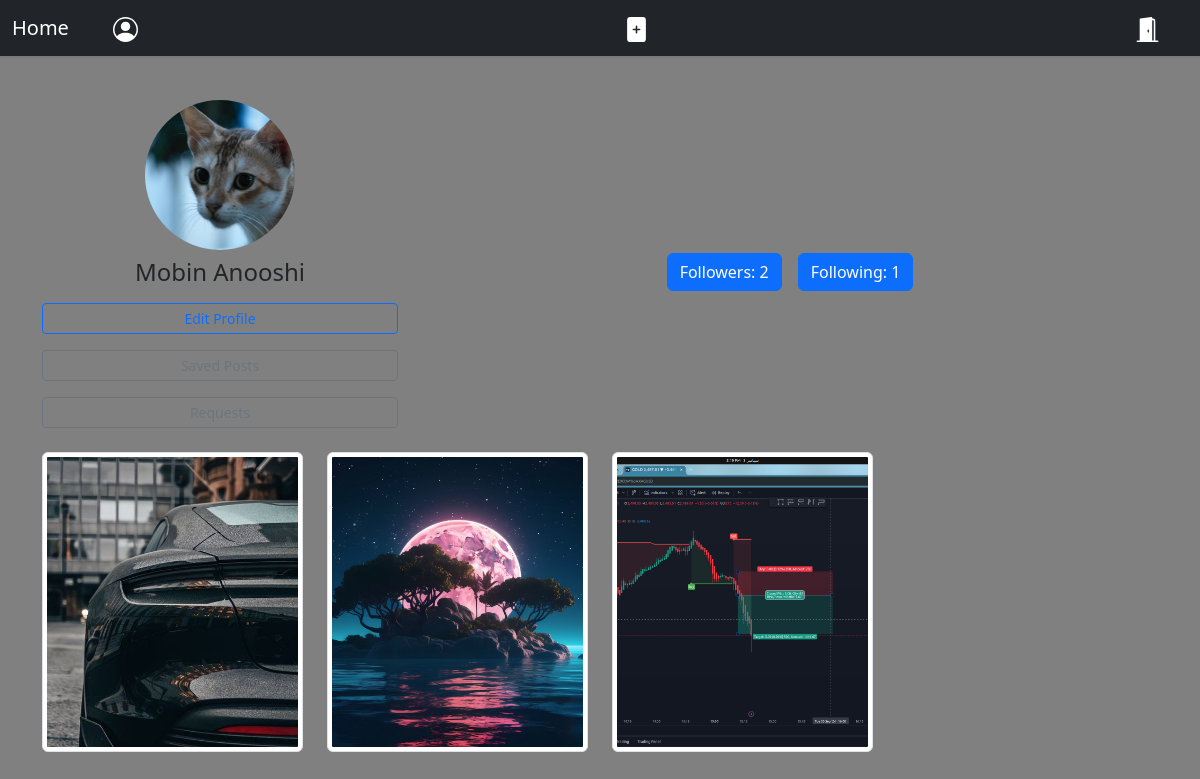
The app's page /accounts/profile/1/ (signed in), older data.
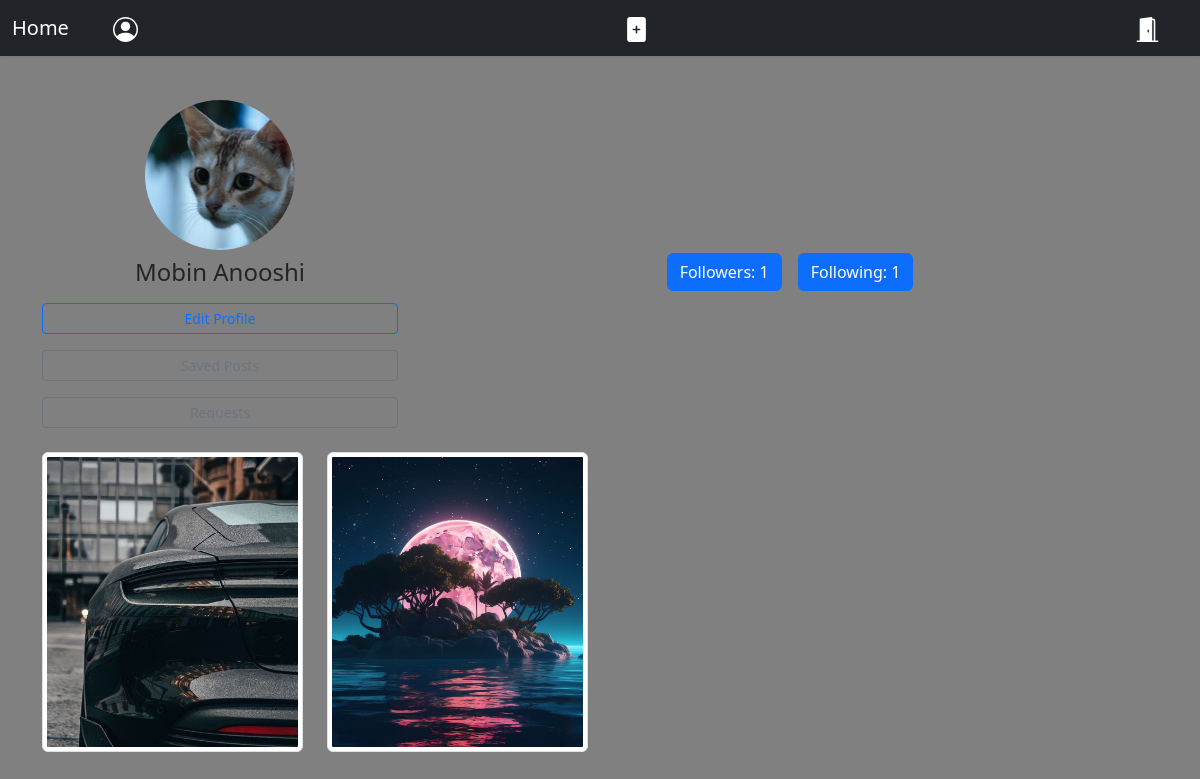
The same page, newer data.
### accounts/models.py (models this page shows, shortened)
class User(AbstractBaseUser):
    username = models.CharField(max_length=200,unique=True)
    profile = models.ImageField(upload_to='profile_image',default='blank-profile-picture.png')
    bio = models.CharField(max_length=300,blank=True ,null=True)
    full_name = models.CharField(max_length=255)
    email = models.EmailField(max_length=255,unique=True)
    is_active = models.BooleanField(default=True)
    is_admin = models.BooleanField(default=False)
    birthday = models.DateField(blank= True ,null=True)
    privet = models.BooleanField(default=False)
    objects = UserManager()
    USERNAME_FIELD = 'username'
    REQUIRED_FIELDS = ['email','full_name']
    def __str__ (self):
        return self.username
    def folowerscount(self):
        return self.followers.count()
    def folowingcount(self):
        return self.following.count()

### home/models.py (models this page shows, shortened)
class Post(models.Model):
    user = models.ForeignKey(User,on_delete=models.CASCADE ,related_name='puser')
    image = models.ImageField(upload_to='post_image')
    caption = models.CharField(max_length=255)
    slug=models.SlugField()
    created = models.DateTimeField(auto_now_add=True)
    updated = models.DateTimeField(auto_now=True)
    def __str__(self) -> str:
        return self.caption

### accounts/views.py (the view)
# urls.py: path('profile/<int:user_id>/',views.UserProfileView.as_view(),name='user_profile'),
class UserProfileView(LoginRequiredMixin,View):
    def get(self,request,user_id):
        user = get_object_or_404(User , pk=user_id)
        follow = Relations.objects.filter(from_user = request.user.id,to_user=user)
        print('-'*99)
        followers = Relations.objects.filter(to_user=user_id)
        following = Relations.objects.filter(from_user=user_id)
        posts = Post.objects.filter(user=user_id)
        re = UserRequest.objects.filter(from_user = request.user.id,to_user=user)
        is_request =False
        if re.exists():
            is_request=True
        is_follow = False
        if follow.exists():
            is_follow=True
        context = {'user':user,
                        'posts':posts,
                        'is_follow':is_follow,
                        'followers':followers,
                        'following':following,
                        'is_request':is_request}
        print(context)
        return render(request , 'accounts/profile.html',context)

### home/models.py (called while the page is built)
    def __str__(self):
        return f'{self.from_user} follow {self.to_user}'

### accounts/templates/accounts/profile.html (shortened to what this page needs)
{% extends "base.html" %}
{% load static %}
{% block extra_headers %}
<link rel="stylesheet" href="{% static 'accounts/css/profile.css' %}">
{% endblock extra_headers %}
{% block content %}
<div class="container my-4">
    <div class="row justify-content-center align-items-center">
        <div class="col-12 col-md-4 text-center mb-3">
            <img src="{{ user.profile.url }}" alt="تصویر پروفایل" class="rounded-circle img-fluid" style="width: 150px; height: 150px; object-fit: cover;">
            <h4 class="mt-2">{{ user.full_name }}</h4>
            {% if request.user.id == user.id %}
            <a class="btn btn-outline-primary btn-sm my-2 w-100" href="{% url "accounts:edit_profile" %}">Edit Profile</a>
            <a class="btn btn-outline-secondary btn-sm my-2 w-100" href="{% url "home:save_post" %}">Saved Posts</a>
            <a class="btn btn-outline-secondary btn-sm my-2 w-100" href="{% url "home:requests" user.id %}">Requests</a>
            {% endif %}
        </div>
        <div class="col-12 col-md-8 text-center">
            <div class="d-flex flex-wrap justify-content-center">
                <button class="btn btn-primary mx-2 mb-2" data-bs-toggle="modal" data-bs-target="#followersModal">Followers: {{ user.folowingcount }}</button>
                <button class="btn btn-primary mx-2 mb-2" data-bs-toggle="modal" data-bs-target="#followingModal">Following: {{ user.folowerscount }}</button>
            </div>
        </div>
    </div>
    <div class="row">
        {% if request.user.id == user.id or user.privet == False or is_follow %}
        {% for post in posts %}
        <div class="col-6 col-md-4 col-lg-3 mb-3">
            <a href="{% url "home:post_detail" post.id post.slug %}">
                <img src="{{ post.image.url }}" class="img-fluid img-thumbnail" alt="Post Image" style="width:100%; height:300px; object-fit:cover;">
            </a>
        </div>
        {% endfor %}
        {% else %}
        <p class="text-center">This account is private.</p>
        {% endif %}
    </div>
</div>
{% endblock content %}

Row changes from the older to the newer data that the page shows:
removed Post: image (picture)
changed User "Mobin Anooshi": folowingcount "2" → "1"
